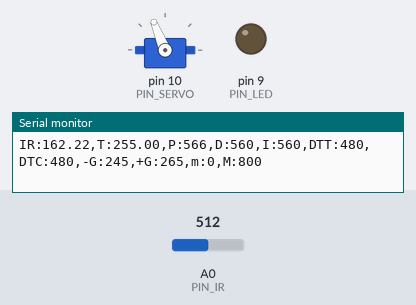
Recording of a sketch running on a simulated Arduino Uno, built with avr-gcc and run on an emulated ATmega328P. Parts: servo, output pins drawn as LEDs (lit = HIGH), the last lines printed to the serial monitor. Inputs (shaded band) come from the test bench; at power-on: A0 (PIN_IR) = 512.

Above: at 1.2 s.
1.3 s: A0 (PIN_IR) set to 306
At 2.6 s:
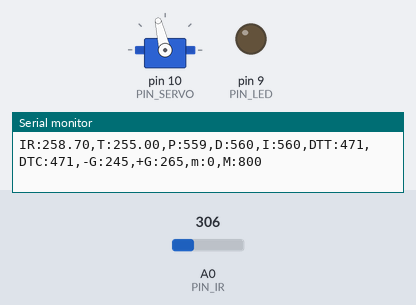
2.9 s: A0 (PIN_IR) set to 245
At 4.1 s:
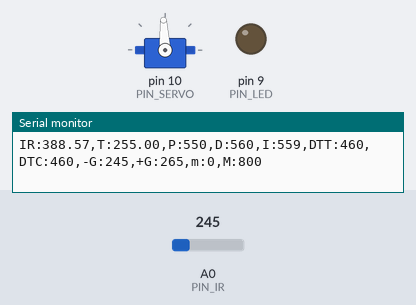
4.4 s: A0 (PIN_IR) set to 420
At 6.5 s:
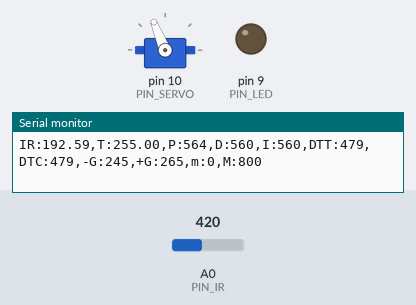
7.1 s: A0 (PIN_IR) set to 122
At 8.2 s:
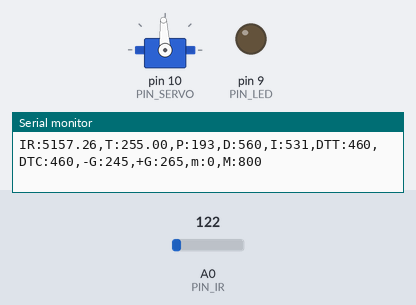
Timing chart, 0 to 52.7 s (numbered marks = the images above; inputs shaded):
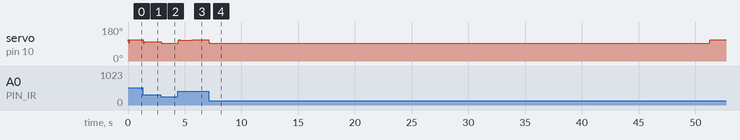

Measured:
- after the input at 1.3 s, servo on pin 10 (PIN_SERVO): 112° → 93° at once, → 103° 0.08 s later
- after the input at 2.9 s, servo on pin 10 (PIN_SERVO): 103° → 93° at once
- after the input at 4.4 s, servo on pin 10 (PIN_SERVO): 93° → 112° at once, → 111° 0.16 s later, → 112° 1.1 s later
- after the input at 7.1 s, servo on pin 10 (PIN_SERVO): 112° → 93° at once, → 112° 44.1 s later

The sketch:

PID_I.ino
```cpp
#include <Servo.h>

/////////////////////////////
// Configurable parameters //
/////////////////////////////

// Arduino pin assignment
#define PIN_LED 9         // [1234] LED를 아두이노 GPIO 9번 핀에 연결
#define PIN_SERVO 10    // [3069] 서보모터를 아두이노 GPIO 10번 핀에 연결
#define PIN_IR A0     // [3070] 적외선 센서를 아두이노 아날로그 A0핀에 연결

// Framework setting
#define _DIST_TARGET 255    // [2635] 목표하는 위치
#define _DIST_MIN 100  //[3050] 거리의 최솟값이 100mm
#define _DIST_MAX 410                   //[3068] 거리의 최대값 410mm

// Distance sensor
#define _DIST_ALPHA 0.0  //[3054] 센서 보정정도
          // [3131] EMA필터값
// Servo ran
#define _DUTY_MIN 1500    // [3052] 서보의 최소각도를 microseconds로 표현
#define _DUTY_NEU 1600    // [3070] 레일플레이트 중립위치를 만드는 서보 duty값
#define _DUTY_MAX 1700                //[3062] 서보의 최대각도의 microseconds의 값

// Servo speed control
#define _SERVO_ANGLE 30   // [3131] 최대 가동범위에 따른 목표 서보 회전각
#define _SERVO_SPEED 1000   //[3064]서보 속도를 30으로

// Event periods
#define _INTERVAL_DIST 20   // [2635] 적외선센서 업데이트 주기
#define _INTERVAL_SERVO 20  // [2635] 서보 업데이트 주기
#define _INTERVAL_SERIAL 100 // [3070] 시리얼 플로터 갱신 속도

// PID parameters
#define _KP 1.5 // [2635] P 이득 비율(?)
#define _KI 0.0025 // [2635] I 이득 비율
#define _KD 20.0 // [2635] D 이득 비율

//iterm 최대최소
//#define _ITERM_MAX 1000
//#define _ITERM_MIN 300

//#define _INTERVAL_DIST 30  // DELAY_MICROS * samples_num^2 의 값이 최종 거리측정 인터벌임. 넉넉하게 30ms 잡음.
#define DELAY_MICROS  1500 // 필터에 넣을 샘플값을 측정하는 딜레이(고정값!)
#define EMA_ALPHA 0.45  // EMA 필터 값을 결정하는 ALPHA 값. 작성자가 생각하는 최적값임.

float ema_dist=0;            // EMA 필터에 사용할 변수
float filtered_dist;       // 최종 측정된 거리값을 넣을 변수. loop()안에 filtered_dist = filtered_ir_distance(); 형태로 사용하면 됨.
float samples_num = 3;     // 스파이크 제거를 위한 부분필터에 샘플을 몇개 측정할 것인지. 3개로 충분함! 가능하면 수정하지 말 것.

//////////////////////
// global variables //
//////////////////////

// global variables

// Servo instance
Servo myservo; // [3070] 서보 객체 생성

// Distance sensor
float dist_target = 255; // [1234] location to send the ball
float dist_raw, dist_ema;// [3070] 거리와 노이즈 필터 적용 후 거리를 저장하기 위한 변수
const float coE[] = {0.0000595, -0.0237001, 4.0448595, -58.0012261};

// Event periods
unsigned long last_sampling_time_dist, last_sampling_time_servo,
last_sampling_time_serial;
// [2635] 각 이벤트별 업데이트를 위해 측정하는 시간
//[3054] 마지막으로 측정한 거리, 마지막으로 측정한 서보 각도

bool event_dist, event_servo, event_serial; // [2635] 이벤트별 이번 루프에서 업데이트 여부

// Servo speed control
int duty_chg_per_interval; // [3055] 서보속도 제어를 위한 변수 선언
int duty_target, duty_curr; // [3131] 목표duty, 현재duty

// PID variables
float error_curr, error_prev, control, pterm, dterm, iterm; // [3070] PID 제어를 위한 현재 오차, 이전오차, 컨트롤(?), p 값, d 값, i 값 변수 선언


void setup() {
// initialize GPIO pins for LED and attach servo
  pinMode(PIN_LED, OUTPUT); //[3062] 핀 LED 활성화
  myservo.attach(PIN_SERVO); // [3070] 서보 구동을 위한 서보 초기화

// initialize global variables
duty_target, duty_curr = _DUTY_NEU; // [3055] duty_target, duty_curr 초기화
last_sampling_time_dist, last_sampling_time_servo, last_sampling_time_serial = 0;

// [3055] 샘플링 타임 변수 초기화
error_prev, error_curr = _DUTY_NEU; //error 값 초기화???
dist_raw, dist_ema  = _DIST_MIN; // [3055] dist 변수 초기화
pterm = dterm = iterm = 0; // [2635] pid 제어값에서 우선 p 만 사용하도록

// move servo to neutral position
  myservo.writeMicroseconds(_DUTY_NEU);//[2635]

// initialize serial port
  Serial.begin(57600); //[2635]

// convert angle speed into duty change per interval.
  duty_chg_per_interval = (_DUTY_MAX - _DUTY_MIN)/(float)(_SERVO_ANGLE) * (_SERVO_SPEED /1000.0)*_INTERVAL_SERVO;
  // [3131] 설정한 서보 스피드에 따른 duty change per interval 값을 변환

}


void loop() {
    // [3055] indentation 수정(space 4칸)
    /////////////////////
    // Event generator //
    /////////////////////


    unsigned long time_curr = millis(); // [3070] 이벤트 업데이트 주기 계산을 위한 현재 시간
    // [3070] 이벤트 주기가 돌아올때까지 현재시간과 비교하며 기다리도록 함.
    if(time_curr >= last_sampling_time_dist + _INTERVAL_DIST) {
        last_sampling_time_dist += _INTERVAL_DIST;
        event_dist = true;
    }
    if(time_curr >= last_sampling_time_servo + _INTERVAL_SERVO) {
        last_sampling_time_servo += _INTERVAL_SERVO;
        event_servo = true;
    }
    if(time_curr >= last_sampling_time_serial + _INTERVAL_SERIAL) {
        last_sampling_time_serial += _INTERVAL_SERIAL;
        event_serial = true;
    }

    ////////////////////
    // Event handlers //
    ////////////////////

    if(event_dist) {
        event_dist = false; // [2635] 업데이트 대기distance
        // get a distance reading from the distance sensor

        //dist_ema = _DIST_ALPHA * dist_raw + (1 - _DIST_ALPHA) * dist_ema;
        // [3055] dist_ema 설정
        //filtered_dist = filtered_ir_distance();


        // PID control logic
        error_curr = _DIST_TARGET - dist_raw; // [2635] 오차 계산
        pterm = _KP * error_curr; // [2635] p값은 오차
        dterm = _KD * (error_curr - error_prev);
        iterm += _KI * error_curr;
        //control = _KP * pterm + _KI * iterm +  _KD * dterm; // [2635] control 값, i와 d는 현재 0
        control = pterm + dterm + iterm;
        //duty_target = f(duty_neutral, control)
        //duty_target = _DUTY_NEU * (1 + control); // [3070] control 값이 다 합해서 1이 되도록 되어있다면, 중립 위치에 컨트롤 값 만큼의 비율을 더해 목표위치를 정한다.
        // [2635] NEU 에다가 위아래로 control 에 맞게 조절한 값?
        duty_target = _DUTY_NEU + control;

        float x = filtered_ir_distance();
        dist_raw = coE[0] * pow(x, 3) + coE[1] * pow(x, 2) + coE[2] * x + coE[3];

        //dist_raw =filtered_ir_distance(); // [_2635] 센서 값 받아와서 변수에 저장


  // keep duty_target value within the range of [_DUTY_MIN, _DUTY_MAX]
        if(duty_target < _DUTY_MIN)  // [2635] 양극값 넘어가는 경우 극값으로 제한
        {
            duty_target = _DUTY_MIN;
        }
        if(duty_target > _DUTY_MAX)
        {
            duty_target = _DUTY_MAX;
        }

        error_prev = error_curr;
  }
    //적분항 최대 최소값 제한
    //if(iterm > _ITERM_MAX) iterm = _ITERM_MAX;
    //if(iterm < -_ITERM_MAX) iterm = -_ITERM_MAX;


    if(event_servo) {
        event_servo = false; // [2635] 업데이트 대기
        // adjust duty_curr toward duty_target by duty_chg_per_interval
        if(duty_target > duty_curr) { // [3070]
            duty_curr += duty_chg_per_interval;
        if(duty_curr > duty_target) duty_curr = duty_target;
    }
    else {
        duty_curr -= duty_chg_per_interval;
        if(duty_curr < duty_target) duty_curr = duty_target;
    }

        // update servo position
        myservo.writeMicroseconds((int)duty_curr); // [3070]

        event_servo = false; // [3055] 모든 작업이 끝나면 이벤트를 다시 false로
    }

    if(event_serial) {
        event_serial = false; // [3070] 이벤트 주기가 왔다면 다시 false로 만들고 이벤트를 수행
    /*
    Serial.print("dist_ir:");
    Serial.print(dist_raw);
    Serial.print(",pterm:");
    Serial.print(map(pterm,-1000,1000,510,610));
    Serial.print(",dterm:");
    Serial.print(map(dterm,-1000,1000,510,610));
    Serial.print(",duty_target:");
    Serial.print(map(duty_target,1000,2000,410,510));
    Serial.print(",duty_curr:");
    Serial.print(map(duty_curr,1000,2000,410,510));
    Serial.println(",Min:100,Low:200,dist_target:255,High:310,Max:410");
    */

    Serial.print("IR:");
    Serial.print(dist_raw);
    Serial.print(",T:");
    Serial.print(dist_target);
    Serial.print(",P:");
    Serial.print(map(pterm,-1000,1000,510,610));
    Serial.print(",D:");
    Serial.print(map(dterm,-1000,1000,510,610));
    Serial.print(",I:");
    Serial.print(map(iterm,-1000,1000,510,610));
    Serial.print(",DTT:");
    Serial.print(map(duty_target,1000,2000,410,510));
    Serial.print(",DTC:");
    Serial.print(map(duty_curr,1000,2000,410,510));
    Serial.println(",-G:245,+G:265,m:0,M:800");

        event_serial = false; // [3055] event_serial false로 변경
    }
}

float ir_distance(void){ // return value unit: mm
    float val; // [3055] 변수 val 선언
    float volt = float(analogRead(PIN_IR)); // [3055] volt변수에 적외선 센서 측정값 입력
    val = ((6762.0/(volt - 9.0)) - 4.0) * 10.0; // [3055] volt 값 보정
    return val; // [3055] val 리턴
}

float under_noise_filter(void){ // 아래로 떨어지는 형태의 스파이크를 제거해주는 필터
  int currReading;
  int largestReading = 0;
  for (int i = 0; i < samples_num; i++) {
    currReading = ir_distance();
    //Serial.println(currReading);
    if (currReading > largestReading) { largestReading = currReading; }
    // Delay a short time before taking another reading
    delayMicroseconds(DELAY_MICROS);
  }
  return largestReading;
}

float filtered_ir_distance(void){ // 아래로 떨어지는 형태의 스파이크를 제거 후, 위로 치솟는 스파이크를 제거하고 EMA필터를 적용함.
  // under_noise_filter를 통과한 값을 upper_nosie_filter에 넣어 최종 값이 나옴.
  int currReading;
  int lowestReading = 1024;
  for (int i = 0; i < samples_num; i++) {
    currReading = under_noise_filter();
    if (currReading < lowestReading) { lowestReading = currReading; }
  }
  //Serial.println(lowestReading);
  // eam 필터 추가
  ema_dist = EMA_ALPHA*lowestReading + (1-EMA_ALPHA)*ema_dist;
  return ema_dist;
}
//===================================================

/* float ir_distance_filtered(void){ // return value unit: mm
  return ir_distance(); // for now, just use ir_distance() without noise filter.
} */
```
